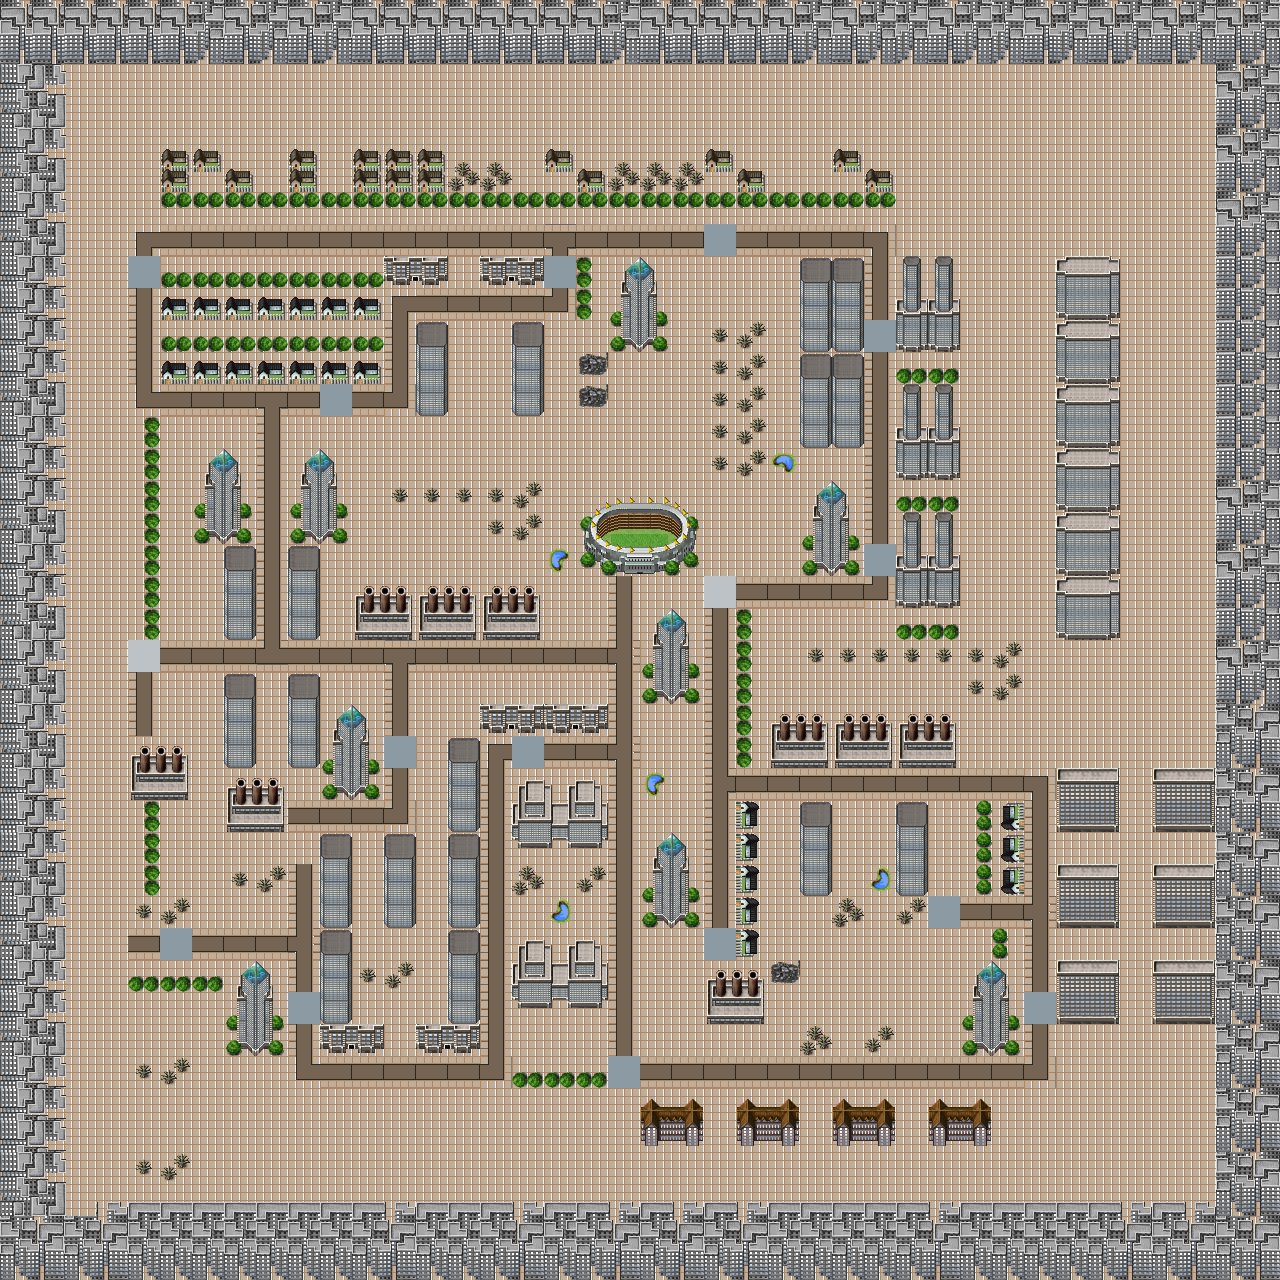

A level layout from a 2D game, rendered from its tile map. Below: a short description, then the map file with tile-grid data replaced by summaries:
An orthogonal 40x40 tile map with 32x32 px tiles, 3 tile layers (Ground, Road, Buildings).

<map version="1.0" orientation="orthogonal" renderorder="right-down" width="40" height="40" tilewidth="32" tileheight="32" nextobjectid="43">
 <tileset firstgid="1" name="CitySet" tilewidth="32" tileheight="32">
  <image source="TileE-1.png" width="512" height="512" />
  <tile id="94">
   <properties>
    <property name="minigame" value="true" />
   </properties>
  </tile>
  <tile id="95">
   <properties>
    <property name="minigame" value="true" />
   </properties>
  </tile>
  <tile id="110">
   <properties>
    <property name="minigame" value="true" />
   </properties>
  </tile>
  <tile id="111">
   <properties>
    <property name="minigame" value="true" />
   </properties>
  </tile>
  <tile id="126">
   <properties>
    <property name="minigame" value="true" />
   </properties>
  </tile>
  <tile id="127">
   <properties>
    <property name="minigame" value="true" />
   </properties>
  </tile>
  <tile id="142">
   <properties>
    <property name="minigame" value="true" />
   </properties>
  </tile>
  <tile id="143">
   <properties>
    <property name="minigame" value="true" />
   </properties>
  </tile>
  <tile id="158">
   <properties>
    <property name="minigame" value="true" />
   </properties>
  </tile>
  <tile id="159">
   <properties>
    <property name="minigame" value="true" />
   </properties>
  </tile>
  <tile id="169">
   <properties>
    <property name="heroHQ" value="" />
   </properties>
  </tile>
  <tile id="174">
   <properties>
    <property name="minigame" value="true" />
   </properties>
  </tile>
  <tile id="175">
   <properties>
    <property name="minigame" value="true" />
   </properties>
  </tile>
 </tileset>
 <layer name="Ground" width="40" height="40">
  <data>[1600 cells, 1600 non-empty, 1 distinct tile ids]</data>
 </layer>
 <layer name="Road" width="40" height="40">
  <data>[1600 cells, 187 non-empty, 15 distinct tile ids]</data>
 </layer>
 <layer name="Buildings" width="40" height="40">
  <data>[1600 cells, 811 non-empty, 79 distinct tile ids]</data>
 </layer>
</map>
